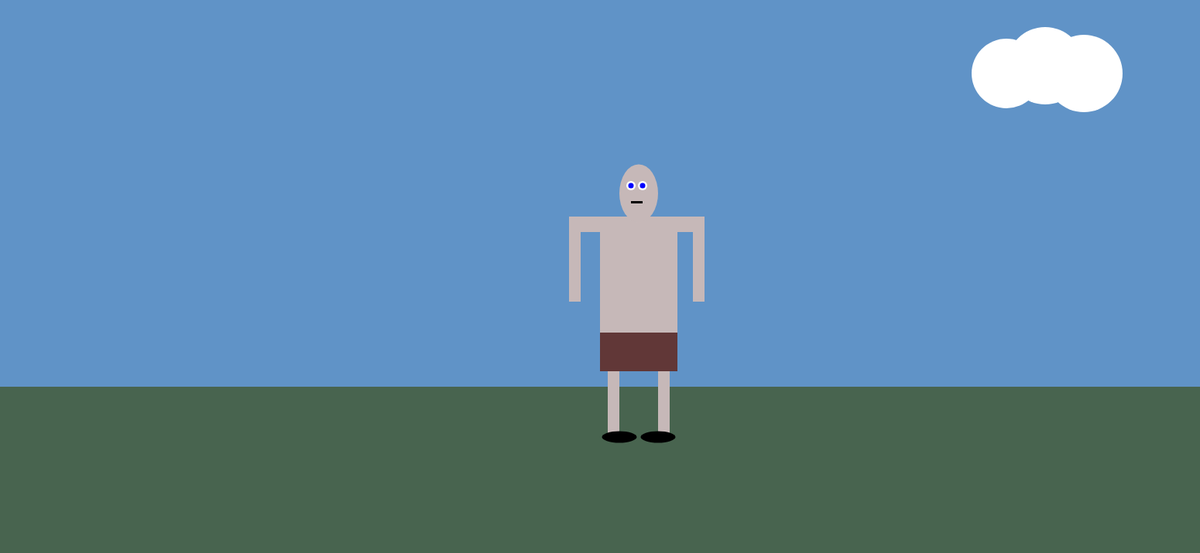
Frame 1 (no input)
Frame 60 (no input): identical to frame 1, image omitted
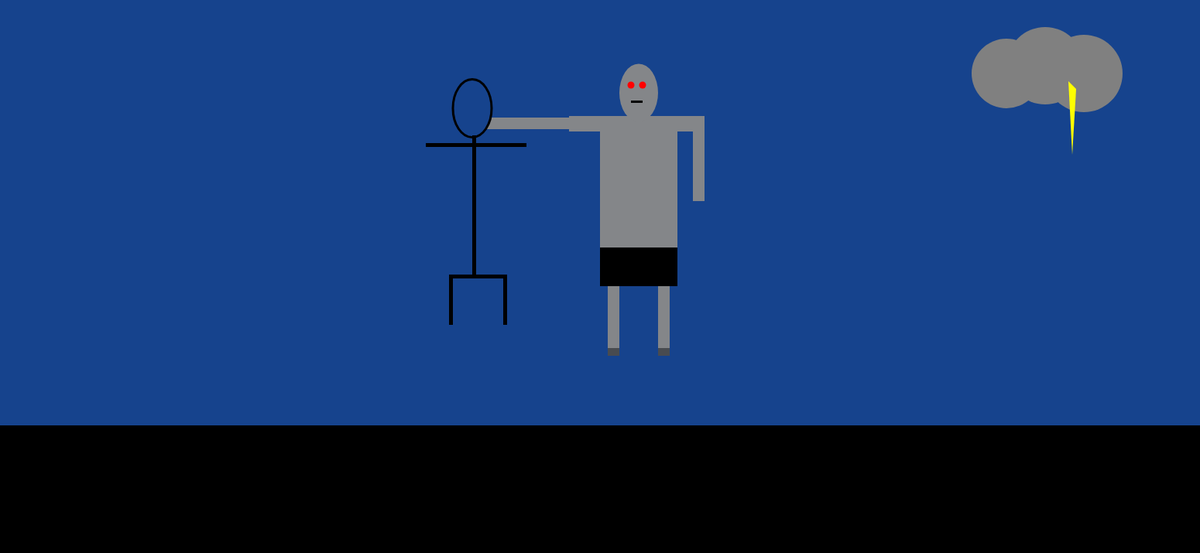
Frame 120 (the mouse pressed at the canvas centre since frame 60)

The p5.js sketch that drew these frames (run headless with seeded random() and noise() and a simulated clock; from frame 60 on, the mouse is pressed at the canvas centre):

// p5.js sketch
// ── sketch.js
function setup() {
  createCanvas(1550, 715);
}

function draw() {
  if (mouseIsPressed){
  background("#16438D");

  //ground
  noStroke()
  fill('black')
  rect(0, 550, 1550, 215)

  //cloud
  fill("gray")
  ellipse(1400, 95, 100, 100)
  ellipse(1300, 95, 90, 90)
  ellipse(1350, 85, 100, 100)
  fill("yellow")
  triangle(1380, 105, 1390, 115, 1385, 200)
  
  //man2
  fill('#848689')
  rect(775, 150, 100, 200)
  rect(735, 150, 175, 20)
  rect(625, 152, 110, 15)
  rect(895, 150, 15, 110)
  rect(785, 350, 15, 110)
  rect(850, 350, 15, 110)
  ellipse(825, 120, 50, 75)
  fill('red')
  ellipse(815, 110, 9, 9)
  ellipse(830, 110, 9, 9)
  fill('black')
  rect(775, 320, 100, 50)
  rect(815, 130, 15, 3)
  fill('#484B50')
  rect(785, 450, 15, 10)
  rect(850, 450, 15, 10)

  //friend
  fill("#16438D")
  stroke("black")
  strokeWeight(3)
  ellipse(610, 140, 50, 75)

  noStroke()
  fill("black")
  rect(610, 175, 5, 180)
  rect(550, 185, 130, 5)
  rect(580, 355, 70, 5)
  rect(580, 355, 5, 65)
  rect(650, 355, 5, 65)

} else {
  noStroke()
  background('#6093C7');

  //ground
    fill('#48644F')
    rect(0, 500, 1550, 215)
    noStroke()

  //cloud
  fill("white")
  ellipse(1400, 95, 100, 100)
  ellipse(1300, 95, 90, 90)
  ellipse(1350, 85, 100, 100)


  //man
  fill('#C6B8B8')
  rect(735, 280, 175, 20)
  rect(735, 280, 15, 110)
  rect(895, 280, 15, 110)
  rect(775, 280, 100, 200)
  rect(785, 450, 15, 110)
  rect(850, 450, 15, 110)
  ellipse(825, 250, 50, 75)
  fill('white')
  ellipse(815, 240, 12, 12)
  ellipse(830, 240, 12, 12)
  fill('blue')
  ellipse(815, 240, 7, 7)
  ellipse(830, 240, 7, 7)
  fill("#613737")
  rect(775, 430, 100, 50)
  fill('black')
  ellipse(800, 565, 45, 15)
  ellipse(850, 565, 45, 15)
  rect(815, 260, 15, 3)
}
}

//background description
// I was a goat last week and now I am not.
// I have some memories from when I was a goat but not many.
// I am so so so poor and people think
// I am gross and don't want to be around me.
// Why won't they look into my eyes? I think they would understand.
// I live in Gullen. I have no home.
// I can only sleep if the top of my head is pointing North.
// I fell into a lava pit and I was fine. I want to discover what love is.
